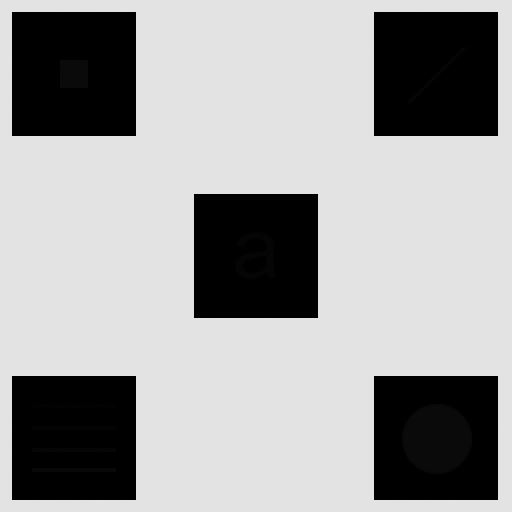
#> input picture python/image/localHistogram.tif, 512 x 512 px
$ python localHistogram.py --input .//image//localHistogram.tif
#> lines starting #> are read from the running program, lines starting #| are printed output that depends on the picture
#> further down, imageOriginal is the input picture: shape (512, 512, 3); min 0, max 228, mean 160.7
# Tutor: Tran Tien Duc
# Gmail: trantienduc@gmail.com
# Created by Cao Le Cong Minh
# Gmail: caolecongminh1997@gmail.com
# Github: https://github.com/Minh-CaoLeCong

# USAGE
# python localHistogram.py --input imagePath
# example:  python localHistogram.py --input .\\image\\localHistogram.tif
#           python localHistogram.py --input ./image/localHistogram.tif

# import the necessary packages
import argparse
import cv2
import numpy as np
import ntpath
import time
import math

# [49 lines left out: function histogramEqualization, not called in this run]

def localHistogram(imageInput, neighborhoodHeight, neighborhoodWidth):
    """
    """
#> called with neighborhoodHeight = 3, neighborhoodWidth = 3
    # the number of possible intensity levels in the image (256 for an 8-bit image)
    L = 256

    if (imageInput.shape[-1] == 3): # '-1' retrieves last item that is number of channels image, or could use '-2'
        imageInput = cv2.cvtColor(imageInput, cv2.COLOR_BGR2GRAY) #Convert RGB image to Gray image

    imageOutput = np.zeros((imageInput.shape[0], imageInput.shape[1]), np.uint8)

    M = imageInput.shape[0] # height of image
#> M = 512
    N = imageInput.shape[1] # width of image
#> N = 512

    neighborhoodInput = np.zeros((neighborhoodHeight, neighborhoodWidth), np.uint8)
    neighborhoodOutput = np.zeros((neighborhoodHeight, neighborhoodWidth), np.uint8)

    a = int(neighborhoodHeight / 2)
    b = int(neighborhoodWidth / 2)

    for x in range(a, M - a):
        for y in range(b, N - b):
            for s in range(-a, a + 1):
                for t in range(-b, b + 1):
                    neighborhoodInput[s + a, t + b] = imageInput[x + s, y + t]
            # neighborhoodOutput = histogramEqualization(neighborhoodInput) # take lots of time to excecute than cv2.equalizeHist
            neighborhoodOutput = cv2.equalizeHist(neighborhoodInput)
            imageOutput[x, y] = neighborhoodOutput[a, b]
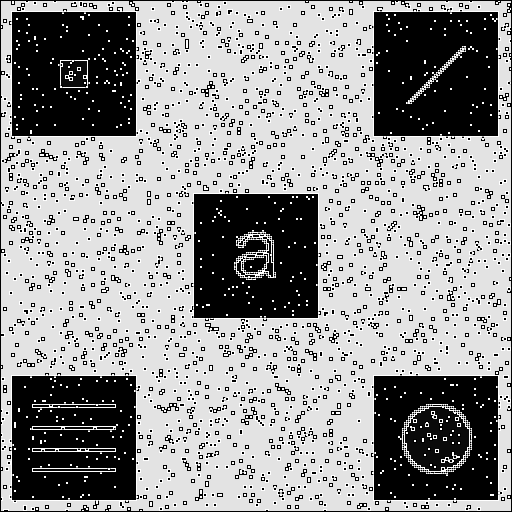
#> imageOutput: shape (512, 512); min 0, max 255, mean 150.4
#> after the loop, neighborhoodInput = [[227, 227, 227], [227, 227, 227], [227, 227, 227]]

    return imageOutput

# construct the argument parser and parse the arguments
ap = argparse.ArgumentParser()
ap.add_argument("-i", "--input", required=True,\
    help="input image path to processing")
ap.add_argument("-nh", "--height", type=int, default=3,\
    help="height of neighborhood - default: 3")
ap.add_argument("-nw", "--width", type=int, default=3,\
    help="width of neighborhood - default: 3")
args = vars(ap.parse_args())

# read original image from input image path
inputImagePath = args["input"]
imageFileName = ntpath.basename(inputImagePath)
imageOriginal = cv2.imread(inputImagePath)

# display original image
cv2.imshow('original', imageOriginal)

# convert RGB to grayscale
imageGrayscale = cv2.cvtColor(imageOriginal, cv2.COLOR_BGR2GRAY)

# display grayscale image
cv2.imshow('grayscale', imageGrayscale)

# local histogram processing
h = int(args["height"]) # height of neighborhood
w = int(args["width"]) # width of neighborhood
startTime = time.time()
imageLocalHistogram = localHistogram(imageGrayscale, h, w)
print("[INFOR]: Time execution: {}".format(time.time() - startTime))

# display local histogram processing image
cv2.imshow('imageLocalHistogram', imageLocalHistogram)

print("[INFOR]: Press 's' key to save result")
print("[INFOR]: Press 'q' key to quit")
key = cv2.waitKey(0) & 0xFF
#> (key Esc is pressed here)
if key == ord("s"):
    resultPath = "./output/" + "localHistogram_" + imageFileName
    cv2.imwrite(resultPath, imageLocalHistogram)
